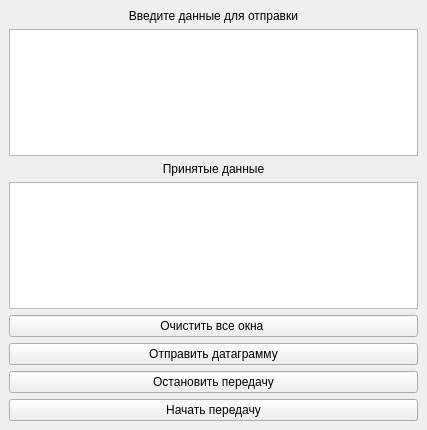
<?xml version="1.0" encoding="UTF-8"?>
<ui version="4.0">
 <class>MainWindow</class>
 <widget class="QMainWindow" name="MainWindow">
  <property name="geometry">
   <rect>
    <x>0</x>
    <y>0</y>
    <width>427</width>
    <height>430</height>
   </rect>
  </property>
  <property name="windowTitle">
   <string>MainWindow</string>
  </property>
  <widget class="QWidget" name="centralwidget">
   <layout class="QVBoxLayout" name="verticalLayout">
    <item>
     <widget class="QLabel" name="lb_sendingData">
      <property name="text">
       <string>Введите данные для отправки</string>
      </property>
      <property name="alignment">
       <set>Qt::AlignCenter</set>
      </property>
     </widget>
    </item>
    <item>
     <widget class="QTextEdit" name="te_getText"/>
    </item>
    <item>
     <widget class="QLabel" name="lb_receiveData">
      <property name="text">
       <string>Принятые данные</string>
      </property>
      <property name="alignment">
       <set>Qt::AlignCenter</set>
      </property>
     </widget>
    </item>
    <item>
     <widget class="QTextEdit" name="te_result">
      <property name="inputMethodHints">
       <set>Qt::ImhMultiLine</set>
      </property>
     </widget>
    </item>
    <item>
     <widget class="QPushButton" name="pb_clearResult">
      <property name="text">
       <string>Очистить все окна </string>
      </property>
     </widget>
    </item>
    <item>
     <widget class="QPushButton" name="pb_sendDataG">
      <property name="text">
       <string>Отправить датаграмму</string>
      </property>
     </widget>
    </item>
    <item>
     <widget class="QPushButton" name="pb_stop">
      <property name="text">
       <string>Остановить передачу</string>
      </property>
     </widget>
    </item>
    <item>
     <widget class="QPushButton" name="pb_start">
      <property name="text">
       <string>Начать передачу</string>
      </property>
     </widget>
    </item>
   </layout>
  </widget>
 </widget>
 <resources/>
 <connections/>
</ui>
